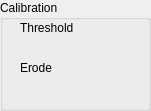
              <widget class="QGroupBox" name="groupBox">
               <property name="geometry">
                <rect>
                 <x>190</x>
                 <y>30</y>
                 <width>151</width>
                 <height>111</height>
                </rect>
               </property>
               <property name="title">
                <string>Calibration</string>
               </property>
               <widget class="QLabel" name="label_14">
                <property name="geometry">
                 <rect>
                  <x>20</x>
                  <y>20</y>
                  <width>71</width>
                  <height>16</height>
                 </rect>
                </property>
                <property name="text">
                 <string>Threshold</string>
                </property>
               </widget>
               <widget class="QLabel" name="lblThre">
                <property name="geometry">
                 <rect>
                  <x>20</x>
                  <y>40</y>
                  <width>71</width>
                  <height>16</height>
                 </rect>
                </property>
                <property name="text">
                 <string/>
                </property>
               </widget>
               <widget class="QLabel" name="label_15">
                <property name="geometry">
                 <rect>
                  <x>20</x>
                  <y>60</y>
                  <width>71</width>
                  <height>16</height>
                 </rect>
                </property>
                <property name="text">
                 <string>Erode</string>
                </property>
               </widget>
               <widget class="QLabel" name="lblErode">
                <property name="geometry">
                 <rect>
                  <x>20</x>
                  <y>80</y>
                  <width>71</width>
                  <height>16</height>
                 </rect>
                </property>
                <property name="text">
                 <string/>
                </property>
               </widget>
              </widget>
